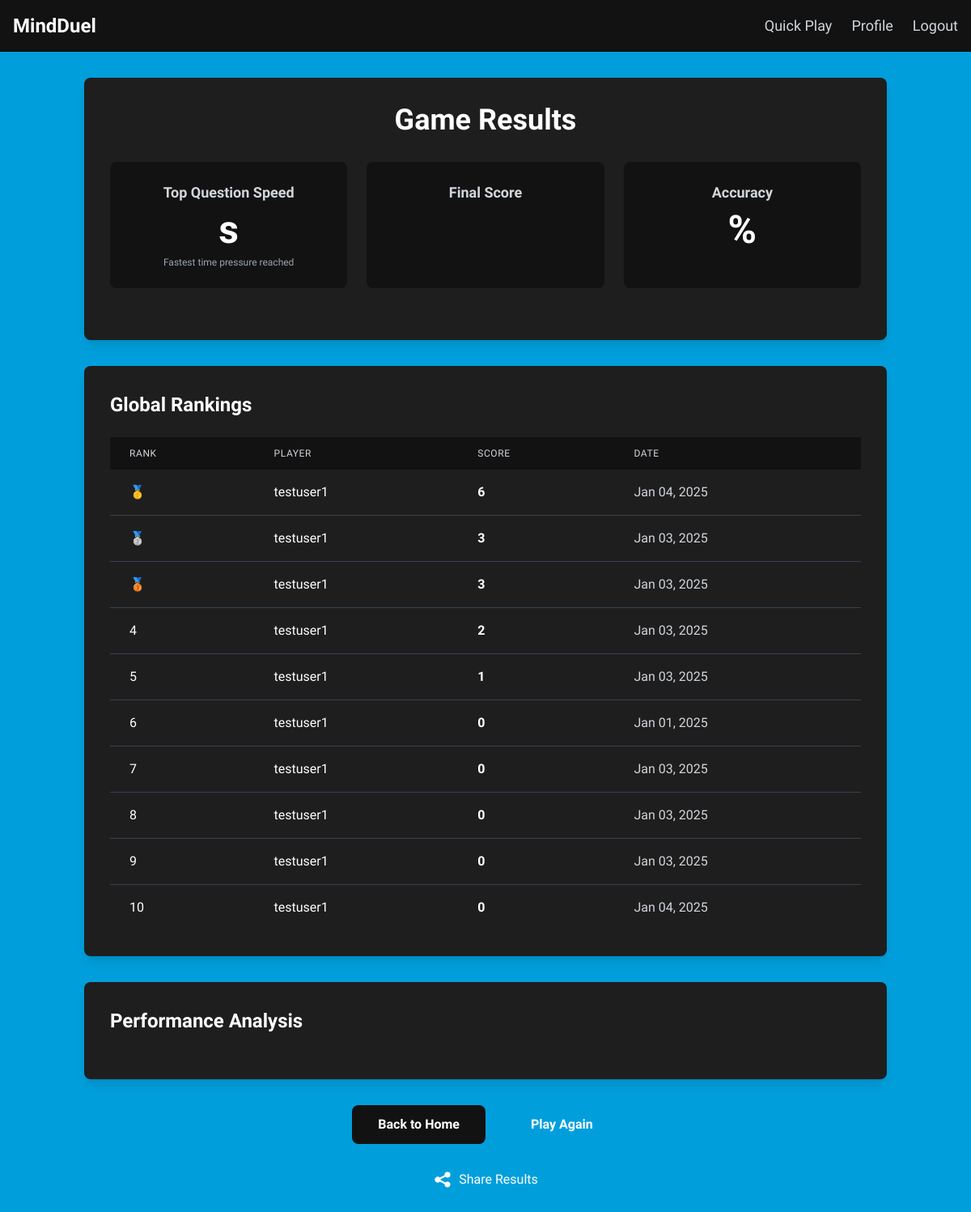
The page /quickplay/anonymous-results/ (signed in) on the database its author committed.
### quickplay/models.py (models this page shows, shortened)
class Leaderboard(models.Model):
    player = models.ForeignKey(settings.AUTH_USER_MODEL, on_delete=models.CASCADE)  # Updated
    score = models.IntegerField()
    date_achieved = models.DateTimeField(auto_now_add=True)
    time_taken = models.IntegerField()  # in seconds
    class Meta:
        ordering = ['-score', 'time_taken']
        verbose_name_plural = "Leaderboard Entries"

### accounts/models.py (models this page shows, shortened)
class MinduelUser(AbstractUser):
    total_score = models.IntegerField(default=0)
    games_played = models.IntegerField(default=0)
    highest_score = models.IntegerField(default=0)
    last_played = models.DateTimeField(null=True, blank=True)

### quickplay/views.py (the view, shortened to what this page needs)
# urls.py: path('anonymous-results/', views.quickplay_results, name='anonymous_results'),
def quickplay_results(request, game_id=None):
    logger.info(f"Accessing results page with game_id: {game_id}")
    context = {}
    try:
        context['top_scores'] = Leaderboard.objects.order_by('-score')[:10]
    except DatabaseError:
        logger.error("Failed to fetch top scores")
        context['top_scores'] = []
    game_state = request.session.get('quickplay_game', {})
    logger.info(f"Session game state: {game_state}")
    if request.user.is_authenticated and game_id:
        try:
            game = get_object_or_404(QuickplayGame, id=game_id, player=request.user)
            answers = QuickplayAnswer.objects.filter(game=game)\
                .select_related('question')\
                .order_by('answered_at')
            total_answers = answers.count()
            correct_answers = answers.filter(is_correct=True).count()
            accuracy = (correct_answers / total_answers * 100) if total_answers > 0 else 0
            try:
                user_best_score = Leaderboard.objects.filter(player=request.user)\
                    .order_by('-score').first()
                personal_best = user_best_score and game.score >= user_best_score.score
            except DatabaseError:
                logger.error("Failed to calculate personal best")
                personal_best = False
            context.update({
                'game': game,
                'score': game.score,
                'answers': answers,
                'accuracy': accuracy,
                'highest_speed_level': game.highest_speed_level,
                'total_answers': total_answers,
                'correct_answers': correct_answers,
                'personal_best': personal_best
            })
        except Exception as e:
            logger.error(f"Error accessing results: {e}")
            context.update({
                'no_game': True,
                'message': 'No game results found. Try playing a new game!'
            })
    else:
        context.update({
            'no_game': True,
            'message': 'No game results found. Try playing a new game!'
        })
    return render(request, 'quickplay/results.html', context)

### templates/quickplay/results.html (shortened to what this page needs)
{% extends 'base.html' %}
{% load static %}
{% block content %}
<div class="bg-[#009fdc] min-h-screen w-full">
    <div class="container mx-auto px-4 py-8">
        {% if user.is_authenticated %}
            <div class="bg-[#1e1e1e] rounded-lg shadow-lg p-8 mb-8">
                <h1 class="text-4xl font-bold mb-8 text-white text-center">Game Results</h1>
                <div class="grid grid-cols-1 md:grid-cols-3 gap-6 mb-8">
                    <div class="bg-[#121212] rounded-lg p-6 text-center transform hover:scale-105 transition-transform duration-300">
                        <h3 class="text-lg font-semibold text-gray-300 mb-2">Top Question Speed</h3>
<p class="text-5xl font-bold text-white">{{ highest_speed_level }}s</p>
<p class="text-xs text-gray-400 mt-2">Fastest time pressure reached</p>
                    </div>
                    <div class="bg-[#121212] rounded-lg p-6 text-center transform hover:scale-105 transition-transform duration-300">
                        <h3 class="text-lg font-semibold text-gray-300 mb-2">Final Score</h3>
                    </div>
                    <div class="bg-[#121212] rounded-lg p-6 text-center transform hover:scale-105 transition-transform duration-300">
                        <h3 class="text-lg font-semibold text-gray-300 mb-2">Accuracy</h3>
                        <p class="text-5xl font-bold text-white">{{ accuracy|floatformat:1 }}%</p>
                    </div>
                </div>
            </div>
            <div class="bg-[#1e1e1e] rounded-lg shadow-lg p-8 mb-8">
                <h2 class="text-2xl font-bold mb-6 text-white">Global Rankings</h2>
                <div class="overflow-x-auto">
                    <table class="min-w-full">
                        <thead class="bg-[#121212]">
                            <tr>
                                <th class="px-6 py-3 text-left text-xs font-medium text-gray-300 uppercase tracking-wider">Rank</th>
                                <th class="px-6 py-3 text-left text-xs font-medium text-gray-300 uppercase tracking-wider">Player</th>
                                <th class="px-6 py-3 text-left text-xs font-medium text-gray-300 uppercase tracking-wider">Score</th>
                                <th class="px-6 py-3 text-left text-xs font-medium text-gray-300 uppercase tracking-wider">Date</th>
                            </tr>
                        </thead>
                        <tbody class="divide-y divide-gray-700">
                            {% for score in top_scores %}
                            <tr {% if score.player == request.user %}class="bg-[#009fdc] bg-opacity-20"{% endif %} class="text-white">
                                <td class="px-6 py-4 whitespace-nowrap">
                                    {% if forloop.counter == 1 %}🥇
                                    {% elif forloop.counter == 2 %}🥈
                                    {% elif forloop.counter == 3 %}🥉
                                    {% else %}{{ forloop.counter }}
                                    {% endif %}
                                </td>
                                <td class="px-6 py-4 whitespace-nowrap">{{ score.player.username }}</td>
                                <td class="px-6 py-4 whitespace-nowrap font-bold">{{ score.score }}</td>
                                <td class="px-6 py-4 whitespace-nowrap text-gray-300">{{ score.date_achieved|date:"M d, Y" }}</td>
                            </tr>
                            {% endfor %}
                        </tbody>
                    </table>
                </div>
            </div>
            <div class="bg-[#1e1e1e] rounded-lg shadow-lg p-8 mb-8">
                <h2 class="text-2xl font-bold mb-6 text-white">Performance Analysis</h2>
            </div>
        {% endif %}
        <div class="flex justify-center space-x-6">
            <a href="{% url 'quickplay:home' %}" class="bg-[#121212] text-white px-8 py-3 rounded-lg hover:bg-opacity-80 transition-all duration-300 font-bold">
                Back to Home
            </a>
            <a href="{% url 'quickplay:game' %}" class="bg-[#009fdc] text-white px-8 py-3 rounded-lg hover:bg-opacity-80 transition-all duration-300 font-bold">
                Play Again
            </a>
        </div>
        <div class="text-center mt-8">
            <button id="shareButton" class="inline-flex items-center space-x-2 text-white hover:text-[#009fdc] transition-colors duration-300">
                <svg class="w-6 h-6" fill="currentColor" viewBox="0 0 20 20">
                    <path d="M15 8a3 3 0 10-2.977-2.63l-4.94 2.47a3 3 0 100 4.319l4.94 2.47a3 3 0 10.895-1.789l-4.94-2.47a3.027 3.027 0 000-.74l4.94-2.47C13.456 7.68 14.19 8 15 8z"/>
                </svg>
                <span>Share Results</span>
            </button>
        </div>
    </div>
</div>
{% endblock %}

### templates/base.html (shortened to what this page needs)
{% load static tailwind_tags %}
<!DOCTYPE html>
<html lang="en">
<head>
    {% tailwind_css %}
    <link href="{% static 'css/dist/output.css' %}" rel="stylesheet">
</head>
<body class="bg-[#009fdc] text-white">
<nav class="flex justify-between items-center bg-[#121212] p-4 sticky top-0 z-50">
    <div class="flex items-center">
        <a href="{% url 'home' %}" class="text-2xl font-bold text-white hover:text-[#009fdc] transition-colors">MindDuel</a>
    </div>
    <div class="hidden sm:flex items-center gap-6">
        <a href="{% url 'quickplay:home' %}" class="text-lg text-gray-300 hover:text-white transition-colors">Quick Play</a>
        {% if user.is_authenticated %}
            <a href="{% url 'accounts:profile' %}" class="text-lg text-gray-300 hover:text-white transition-colors">Profile</a>
            <form method="post" action="{% url 'accounts:logout' %}" class="inline">
                <button type="submit" class="text-lg text-gray-300 hover:text-white transition-colors">Logout</button>
            </form>
        {% else %}
            <button id="loginButton" class="text-lg text-gray-300 hover:text-white transition-colors">Login</button>
            <a href="{% url 'accounts:register' %}" class="text-lg text-gray-300 hover:text-white transition-colors">Register</a>
        {% endif %}
    </div>
</nav>
    {% block content %}{% endblock %}
</body>
</html>

### templates/base.html (style rules this page uses)
body { font-family: 'League Spartan', sans-serif; }

### rows shown on the page
Leaderboard: player.username "testuser1", score "6", date_achieved "Jan 04, 2025"
Leaderboard: player.username "testuser1", score "3", date_achieved "Jan 03, 2025"
Leaderboard: player.username "testuser1", score "3", date_achieved "Jan 03, 2025"
Leaderboard: player.username "testuser1", score "2", date_achieved "Jan 03, 2025"
Leaderboard: player.username "testuser1", score "1", date_achieved "Jan 03, 2025"
Leaderboard: player.username "testuser1", score "0", date_achieved "Jan 01, 2025"
Leaderboard: player.username "testuser1", score "0", date_achieved "Jan 03, 2025"
Leaderboard: player.username "testuser1", score "0", date_achieved "Jan 03, 2025"
Leaderboard: player.username "testuser1", score "0", date_achieved "Jan 03, 2025"
Leaderboard: player.username "testuser1", score "0", date_achieved "Jan 04, 2025"
